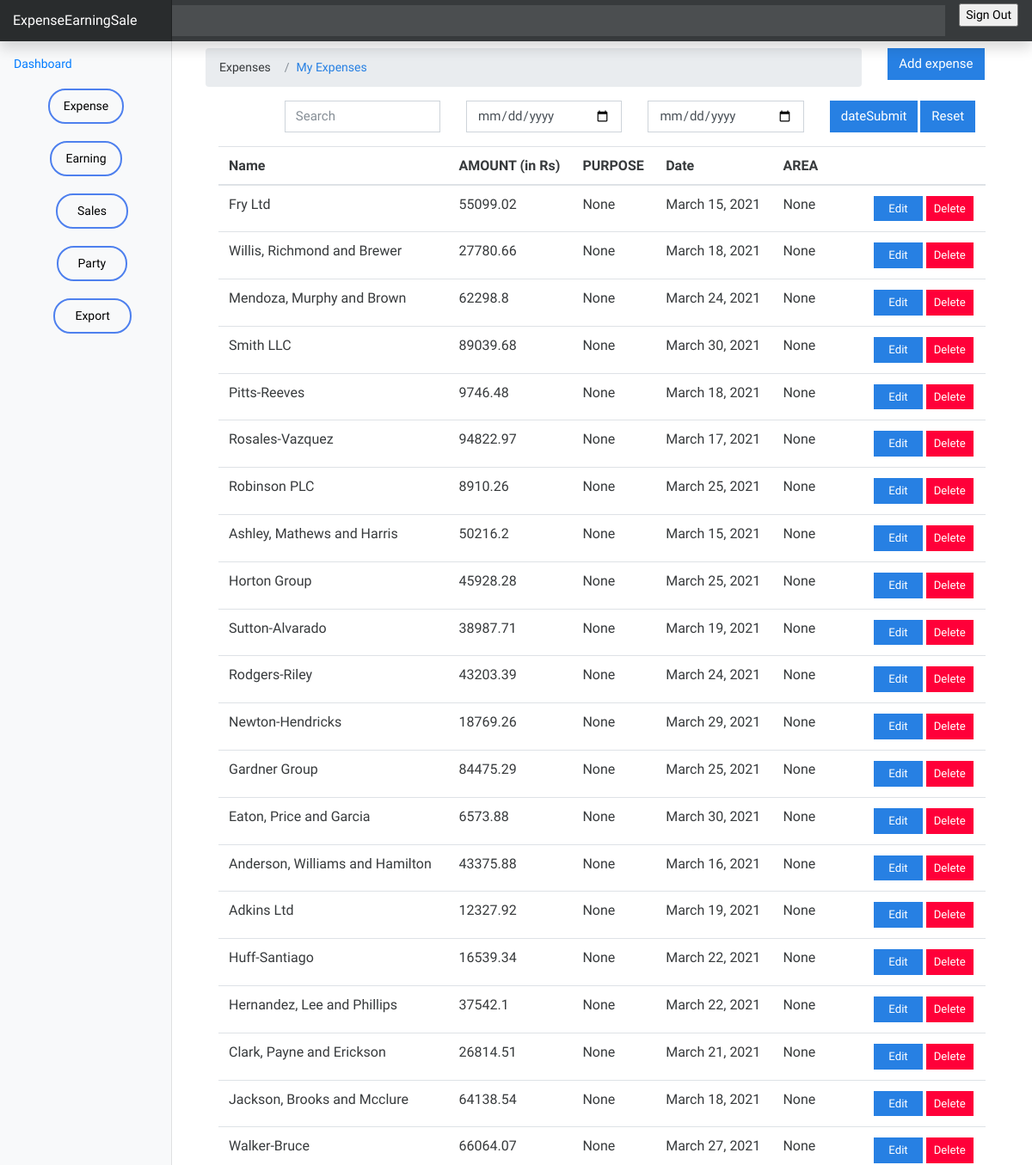
Before: /expense/ (signed in, upper part) with the older database file.
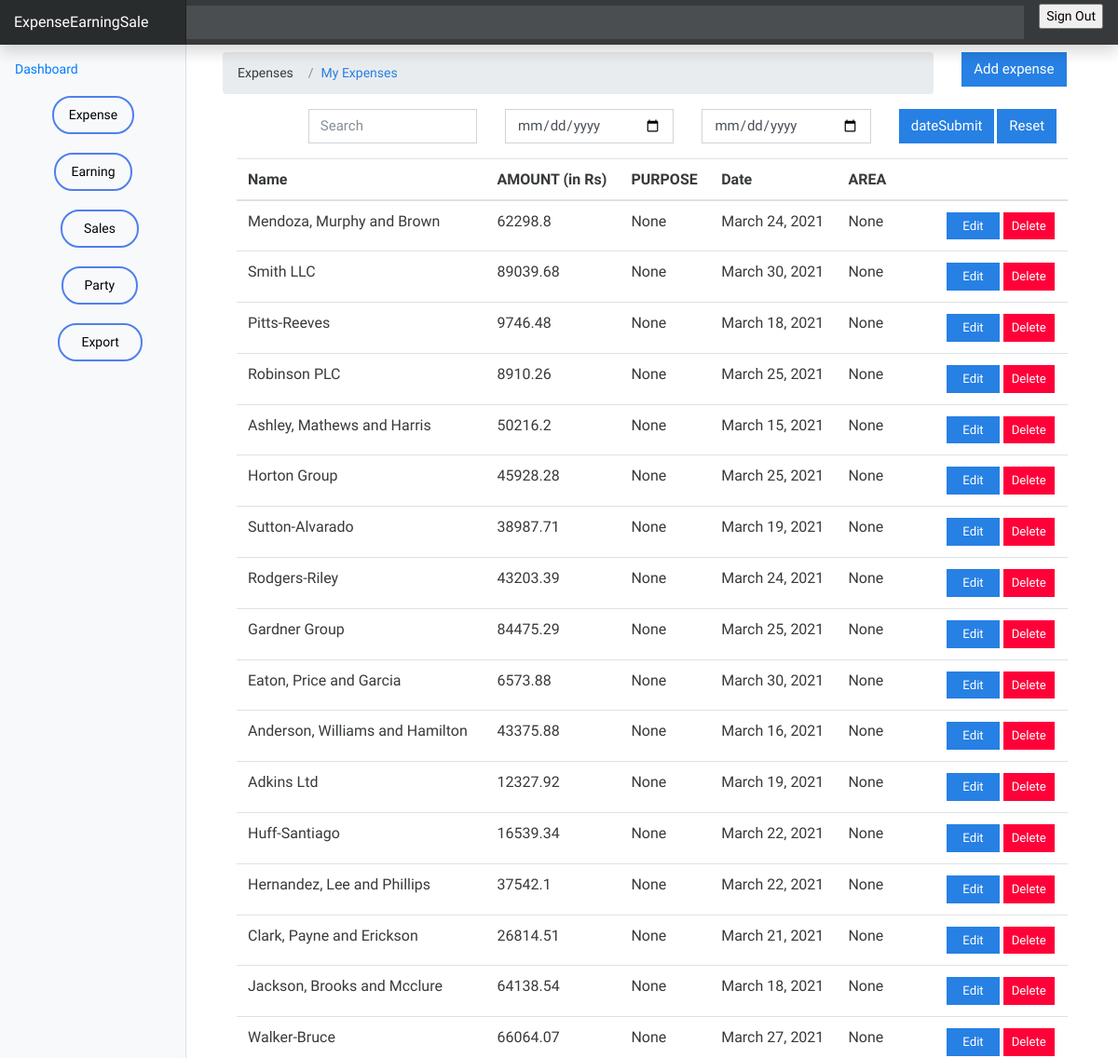
After: the same page with the newer database file.
### expense/models.py (models this page shows, shortened)
class Expense(models.Model):
    name = models.CharField(max_length=255)
    amount = models.FloatField()
    purpose = models.CharField(max_length=100, null=True, blank=True)
    area = models.CharField(max_length=100, null=True, blank=True)
    date = models.DateField(default=now)
    class Meta:
        ordering : ['-date']

### expense/views.py (the view)
# urls.py: path('', views.index, name="earning"),
@login_required(login_url="/authentication/login")
def index(request):
    expenses = Expense.objects.all()
    context = {
        'expenses' : expenses
    }
    return render(request, 'expense/index.html', context)

### templates/expense/index.html (shortened to what this page needs)
{% extends 'base.html' %}
{% load static %}
{% block content%}
<div class="container mt-2">
  <div class="row">
    <div class="col-md-9 col-lg-10">
      <nav aria-label="breadcrumb">
        <ol class="breadcrumb">
          <li class="breadcrumb-item">Expenses</li>
          <li class="breadcrumb-item active" aria-current="page">
            <a href="">My Expenses</a>
          </li>
        </ol>
      </nav>
    </div>
    <div class="col-md-3 col-lg-2">
      <a href="{% url 'add-expenses'%}" class="btn btn-primary">Add expense</a>
    </div>
  </div>
  <div class="container">
    {% if expenses.count %}
    <div class="row">
      <div class="col-md-1"></div>
      <div class="col-md-11">
        <div class="row">
          <div class="col-md-3">
            <div class="form-group">
              <input type="text" class="form-control" id="searchField" placeholder="Search">
            </div>
          </div>
          <div class="col-md-9">
            <div class="row">
              <div class="col-md-4">
                <div class="form-group">
                  <input type="date" class="form-control" id="startDateField">
                </div>
              </div>
              <div class="col-md-4">
                <div class="form-group">
                  <input type="date" class="form-control" id="endDateField">
                </div>
              </div>
              <div class="col-md-2">
                <input type="submit" class="btn btn-primary" value="dateSubmit" id="dateSubmit" />
              </div>
              <div class="col-md-2">
                <a class="btn btn-primary" href="{% url 'expenses'%}" value="Reset">Reset</a>
              </div>
            </div>
          </div>
        </div>
      </div>
    </div>
    <div class="app-table">
      <table class="table table-stripped table-hover">
        <thead>
            <tr>
                <th>Name</th>
                <th>AMOUNT (in Rs)</th>
                <th>PURPOSE</th>
                <th>Date</th>
                <th>AREA</th>
                <th></th>
            </tr>
        </thead>
        <tbody>
            {% for expense in expenses%}
            <tr>
                <td>{{expense.name}}</td>
                <td>{{expense.amount}}</td>
                <td>{{expense.purpose}}</td>
                <td>{{expense.date}}</td>
                <td>{{expense.area}}</td>
                <td class="ml-5">
                    <a href="{% url 'edit-expense' expense.id%}" class="btn btn-primary btn-sm px-3">Edit</a>
                    <a class="btn btn-lg btn-danger btn-sm delete_modal confirm-delete" href="{% url 'delete-expense' expense.id %}" data-toggle="modal" data-target="#confirmDeleteModal" id="confirmDeleteModal{{expense.id}}">Delete</a>
                </td>
            </tr>
            {% endfor %}
        </tbody>
      </table>
    </div>
      {% endif %}
  </div>
</div>
{% endblock content %}

### templates/base.html (shortened to what this page needs)
{% load static %}
<html lang="en">
  <head>
    <link rel="stylesheet" href="https://maxcdn.bootstrapcdn.com/bootstrap/4.0.0/css/bootstrap.min.css">
<link href="{% static 'css/bootstrap.min.css' %}" rel="stylesheet" >
<link href="{% static 'css/main.css' %}" rel="stylesheet">
    <link href="{% static 'css/dashboard.css'%}" rel="stylesheet">
  </head>
  <body>
    <nav class="navbar navbar-dark fixed-top bg-dark flex-md-nowrap p-0 shadow">
  <a class="navbar-brand col-sm-3 col-md-2 mr-0" href="#">ExpenseEarningSale</a>
  <input class="form-control form-control-dark w-100" type="text" aria-label="Search">
  <ul class="navbar-nav px-3">
    <li class="nav-item text-nowrap">
      <form action="{% url 'logout'%}" method="POST">
        <input class="text text-capitalize" type="submit" value="Sign out" />
      </form>
    </li>
  </ul>
</nav>
<div class="container-fluid">
  <div class="row">
    {% include 'partials/_sidebar.html' %}
    <main role="main" class="col-md-9 ml-sm-auto col-lg-10 px-4">
      {% block content %}
      {% endblock %}
    </main>
  </div>
</div>
<script src="{% static 'js/main.js'%}"></script></body>
</html>

### templates/partials/_sidebar.html (shortened to what this page needs)
{% load static %}
<nav class="col-md-2 d-none d-md-block bg-light sidebar">
    <div class="sidebar-sticky">
      <ul class="nav flex-column">
        <li class="nav-item">
          <a class="nav-link active" href="#">
            Dashboard <span class="sr-only">(current)</span>
          </a>
        </li>
        <li class="nav-item dashboard-nav-item" style="margin: 10px auto;">
          <a class="nav-link dashboard-nav-link" href="{% url 'expenses'%}"
            style="
            border: 2px solid rgb(78, 128, 238);
            width: 100%;
            border-radius: 20px;
            color: black;
            ">
            Expense
          </a>
        </li>
        <li class="nav-item dashboard-nav-item" style="margin: 10px auto;">
          <a class="nav-link" href="{% url 'earning' %}"
          style="
            border: 2px solid rgb(78, 128, 238);
            width: 100%;
            border-radius: 20px;
            color: black;
            ">
            Earning
          </a>
        </li>
        <li class="nav-item dashboard-nav-item" style="margin: 10px auto;">
          <a class="nav-link" href="{% url 'sales'%}"
          style="
            border: 2px solid rgb(78, 128, 238);
            width: 120%;
            border-radius: 20px;
            color: black;
            text-align: center;
            ">
            Sales
          </a>
        </li>
        <li class="nav-item dashboard-nav-item" style="margin: 10px auto;">
          <a class="nav-link" href="{% url 'party'%}"
          style="
            border: 2px solid rgb(78, 128, 238);
            width: 120%;
            border-radius: 20px;
            color: black;
            text-align: center;
            ">
            Party
          </a>
        </li>
        <li class="nav-item dashboard-nav-item" style="margin: 10px auto;">
          <a class="nav-link" href="{% url 'export-pdf'%}"
          style="
            border: 2px solid rgb(78, 128, 238);
            width: 120%;
            border-radius: 20px;
            color: black;
            text-align: center;
            ">
            Export
          </a>
        </li>
      </ul>
    </div>
  </nav>

### earning_expense_sale/static/css/dashboard.css (style rules this page uses)
body { font-size: .875rem; }
.sidebar { position: fixed; top: 0; bottom: 0; left: 0; z-index: 100; padding: 48px 0 0; box-shadow: inset -1px 0 0 rgba(0, 0, 0, .1); }
.sidebar-sticky { position: relative; top: 0; height: calc(100vh - 48px); padding-top: .5rem; overflow-x: hidden; overflow-y: auto; }
.sidebar .nav-link { font-weight: 500; color: #333; }
.sidebar .nav-link.active { color: #007bff; }
[role="main"] { padding-top: 133px; }
@media (min-width: 768px) { [role="main"] { padding-top: 48px; } }
.navbar-brand { padding-top: .75rem; padding-bottom: .75rem; font-size: 1rem; background-color: rgba(0, 0, 0, .25); box-shadow: inset -1px 0 0 rgba(0, 0, 0, .25); }
.navbar .form-control { padding: .75rem 1rem; border-width: 0; border-radius: 0; }
.form-control-dark { color: #fff; background-color: rgba(255, 255, 255, .1); border-color: rgba(255, 255, 255, .1); }

Changed rows visible on the page:
removed Expense: name "Fry Ltd", amount "55099.02", purpose "None", date "March 15, 2021", area "None"
removed Expense: name "Willis, Richmond and Brewer", amount "27780.66", purpose "None", date "March 18, 2021", area "None"
removed Expense: name "Rosales-Vazquez", amount "94822.97", purpose "None", date "March 17, 2021", area "None"
removed Expense: name "Newton-Hendricks", amount "18769.26", purpose "None", date "March 29, 2021", area "None"
